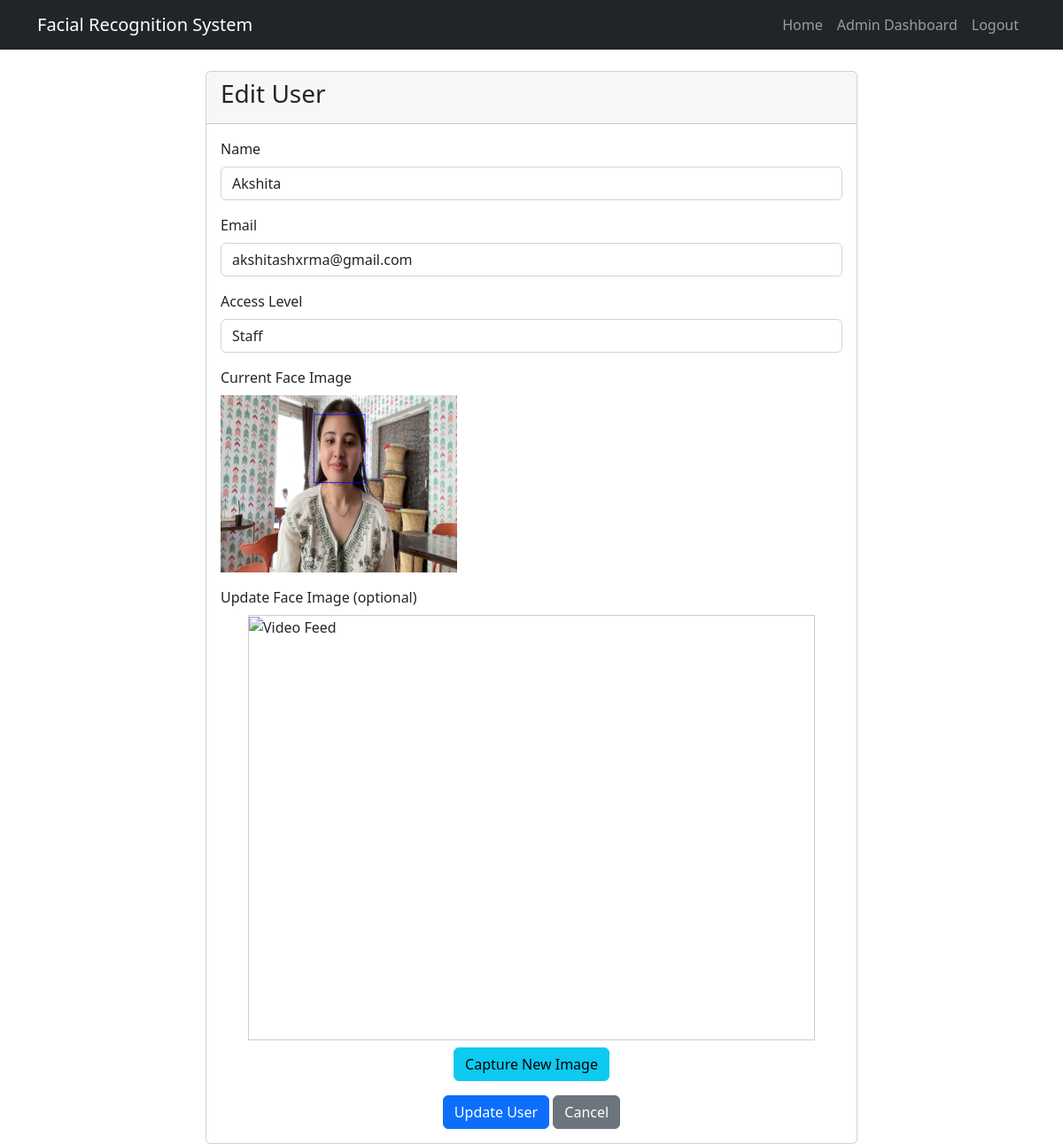
/edit_user/4 (signed in), run on the app's committed database.
### tables this page shows
CREATE TABLE users (
        id INTEGER PRIMARY KEY AUTOINCREMENT,
        name TEXT NOT NULL,
        email TEXT NOT NULL,
        image_path TEXT NOT NULL,
        access_level TEXT NOT NULL,
        created_at TIMESTAMP DEFAULT CURRENT_TIMESTAMP
    );

### .ipynb_checkpoints/app-checkpoint.py (the view, shortened to what this page needs)
@app.route('/edit_user/<int:user_id>', methods=['GET', 'POST'])
def edit_user(user_id):
    if not session.get('admin_logged_in'):
        return redirect(url_for('admin_login'))
    user = get_user_by_id(user_id)
    if not user:
        flash('User not found', 'error')
        return redirect(url_for('admin_dashboard'))
    return render_template('edit_user.html', user=user)

### .ipynb_checkpoints/app-checkpoint.py (called while the page is built)
def get_user_by_id(user_id):
    conn = sqlite3.connect('facial_recognition.db')
    conn.row_factory = sqlite3.Row
    cursor = conn.cursor()
    cursor.execute("SELECT * FROM users WHERE id = ?", (user_id,))
    user = cursor.fetchone()
    conn.close()
    return user

### templates/edit_user.html (shortened to what this page needs)
{% extends "layout.html" %}
{% block content %}
<div class="row">
    <div class="col-md-8 offset-md-2">
        <div class="card">
            <div class="card-header">
                <h3>Edit User</h3>
            </div>
            <div class="card-body">
                <form id="edit-user-form" method="POST" action="{{ url_for('edit_user', user_id=user.id) }}">
                    <div class="mb-3">
                        <label for="name" class="form-label">Name</label>
                        <input type="text" class="form-control" id="name" name="name" value="{{ user.name }}" required>
                    </div>
                    <div class="mb-3">
                        <label for="email" class="form-label">Email</label>
                        <input type="email" class="form-control" id="email" name="email" value="{{ user.email }}" required>
                    </div>
                    <div class="mb-3">
                        <label for="access_level" class="form-label">Access Level</label>
                        <select class="form-control" id="access_level" name="access_level" required>
                            <option value="staff" {% if user.access_level == 'staff' %}selected{% endif %}>Staff</option>
                        </select>
                    </div>
                    <div class="mb-3">
                        <label class="form-label">Current Face Image</label>
                        <div>
                            <img src="{{ url_for('static', filename=user.image_path.split('/')[-2] + '/' + user.image_path.split('/')[-1]) }}" alt="{{ user.name }}" class="img-fluid" style="max-height: 200px;">
                        </div>
                    </div>
                    <div class="mb-3">
                        <label class="form-label">Update Face Image (optional)</label>
                        <div class="video-container">
                            <img id="video" src="{{ url_for('video_feed') }}" alt="Video Feed">
                        </div>
                        <div class="text-center mt-2">
                            <button type="button" id="capture-btn" class="btn btn-info">Capture New Image</button>
                        </div>
                    </div>
                    <div class="text-center">
                        <button type="submit" class="btn btn-primary">Update User</button>
                        <a href="{{ url_for('admin_dashboard') }}" class="btn btn-secondary">Cancel</a>
                    </div>
                </form>
            </div>
        </div>
    </div>
</div>
{% endblock %}

### templates/layout.html (style rules this page uses)
.video-container { position: relative; width: 640px; height: 480px; margin: 0 auto; border: 1px solid #ccc; }
#video { width: 100%; height: 100%; object-fit: cover; }

### data on the page
users: name "Akshita", email "akshitashxrma@gmail.com", access_level "Staff", image_path+name (picture)
